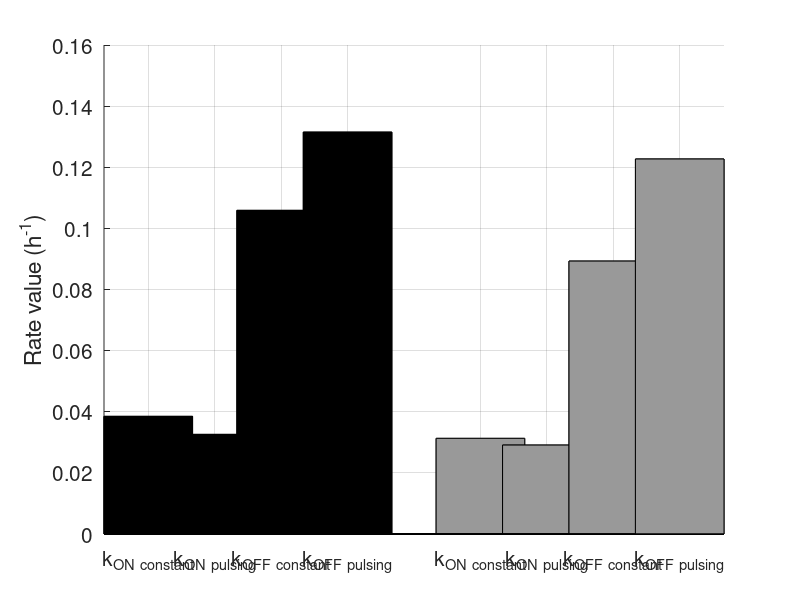

MATLAB code for this plot:
% Values for each group 
data1 = [0.0385 0.0326 0.1059 0.1315];  %Without stochasticity
data2 = [0.0313 0.0291 0.0893 0.1227];  % With stochasticity  

% Settings
bar_width = 0.2;
spacing = 0.3;           % Equal spacing between bars within a group
group_distance = 1.5;      % Distance between groups

% X positions for bars in each group (centered)
x1 = (-1.5:1:1.5) * spacing;             % Group 1 at center 0
x2 = x1 + group_distance;               % Group 2 shifted right

% Combine all
x_all = [x1, x2];
y_all = [data1, data2];

% Plot
figure;
hold on;
for i = 1:length(x_all)
    bar(x_all(i), y_all(i), bar_width);
        if i <= 4
         bar(x_all(i), y_all(i), bar_width, 'FaceColor', 'k');      % Group 1: black
        else
         bar(x_all(i), y_all(i), bar_width, 'FaceColor', [0.6 0.6 0.6]);  % Group 2: grey
        end
end

% Define xtick labels for each bar
xticks(x_all);
xticklabels({'k_{ON} _{constant}','k_{ON} _{pulsing}', 'k_{OFF} _{constant}', 'k_{OFF} _{pulsing}', ...
             'k_{ON} _{constant}','k_{ON} _{pulsing}', 'k_{OFF} _{constant}', 'k_{OFF} _{pulsing}'});

% Set axis
xtickangle(45);  % Optional: tilt labels for clarity
ylabel('Rate value (h^{-1})')
xlim([min(x_all)-0.2, max(x_all)+0.2]);
set(gca, 'FontSize', 15); % Set category labels
grid on;
hold off;
